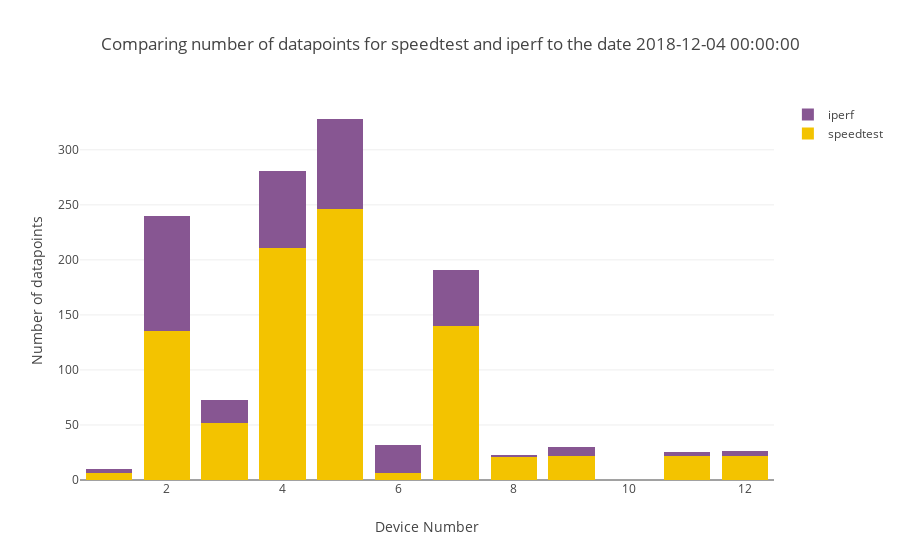

Notebook cell for this chart:
### Code cell
combined_bar_plot_2traces(xvalues=result.index.astype(int),
                          yvalues1=result['size1'],
                          yvalues2=result['size2'],
                          name1='speedtest',
                          name2='iperf',
                          title="Comparing number of datapoints for speedtest and iperf"+title_tail ,
                          ytitle="Number of datapoints")

### Figure 1 — Plotly figure (JSON) as saved in the notebook; plotly's stock layout.template omitted (floating-point values rounded to 4 significant figures)
{"data": [{"marker": {"color": "#F3C300"}, "name": "speedtest", "type": "bar", "x": [1, 2, 3, 4, 5, 6, 7, 8, 9, 11, 12], "y": [6, 135, 52, 211, 246, 6, 140, 21, 22, 22, 22]}, {"marker": {"color": "#875692"}, "name": "iperf", "type": "bar", "x": [1, 2, 3, 4, 5, 6, 7, 8, 9, 11, 12], "y": [4, 105, 21, 70, 82, 26, 51, 2, 8, 3, 4]}], "layout": {"barmode": "stack", "title": "Comparing number of datapoints for speedtest and iperf to the date 2018-12-04 00:00:00", "xaxis": {"title": "Device Number"}, "yaxis": {"title": "Number of datapoints"}}}
